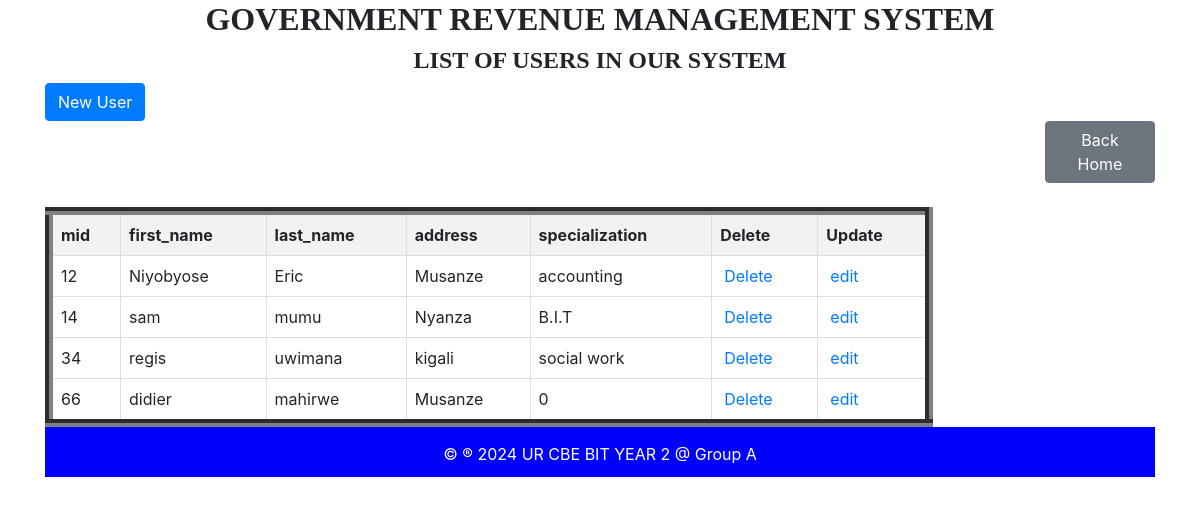
Screenshot of /manager_table.php with the database file from the repository.
### tables this page shows
CREATE TABLE `manager` (
  `mid` int(11) NOT NULL,
  `first_name` varchar(150) NOT NULL,
  `last_name` varchar(150) NOT NULL,
  `address` varchar(100) NOT NULL,
  `specialization` varchar(100) NOT NULL
);

### manager_table.php (the view, shortened to what this page needs)
<!DOCTYPE html>
<html>
<head>
    <link href="https://stackpath.bootstrapcdn.com/bootstrap/4.5.2/css/bootstrap.min.css" rel="stylesheet">
</head>
<body>
    <div class="container">
        <h2 style="text-align: center; font-family: century; font-weight: bold;">GOVERNMENT REVENUE MANAGEMENT SYSTEM</h2>
        <h4 style="text-align: center; font-family: century; font-weight: bold;">LIST OF USERS IN OUR SYSTEM</h4>
        <a href="manager_form.html" class="btn btn-primary" style="margin-top: 0px;">New User</a>
        <a href="home.html" class="btn btn-secondary" style="margin-left: 1000px;">Back Home</a>
        <table class="table table-bordered">
            <thead class="bg-warning">
<?php
$host = "localhost";
$user = "root";
$pass = "";
$database = "revenuemanagementsystem";
$connection = new mysqli($host, $user, $pass, $database);
$sql = "SELECT * FROM manager";
$result = $connection->query($sql);
?>
<!DOCTYPE html>
<html>
<head>
</head>
<body>
    <table border="5">
        <table border="8">
        <tr>
            <th>mid</th>
            <th>first_name</th>
            <th>last_name</th>
            <th>address</th>
            <th>specialization</th>
            <th>Delete</th>
            <th>Update</th>
        </tr>
        <?php
        if ($result->num_rows > 0) {
            while ($row = $result->fetch_assoc()) {
                echo "<tr>
                    <td>" . $row['mid'] . "</td>
                    <td>" . $row['first_name'] . "</td>
                    <td>" . $row['last_name'] . "</td>
                    <td>" . $row['address'] . "</td>
                    <td>" . $row['specialization'] . "</td>
                    <td><a style='padding:4px' href='manager_delete.php?mid={$row['mid']}'>Delete</a></td>
                    <td><a style='padding:4px' href='manager_edit.php?mid={$row['mid']}'>edit</a></td>
                </tr>";
            }
        } else {
            echo "<tr><td colspan='8'>No data found</td></tr>";
        }
        ?>
    </table>
</body>
</html>
<footer>
            <p>&copy &reg 2024 UR CBE BIT YEAR 2 @ Group A</p>
        </center></footer>
    </body>
    </html>

### manager_table.php (style rules this page uses)
table { width: 80%; border-collapse: collapse; }
th, td { border: 1px solid #ddd; padding: 8px; text-align: left; }
th { background-color: #f2f2f2; }
footer { height: 50px; text-align: center; padding: 15px; color: white; background-color: blue; }

### rows the page displays
manager: mid "12", first_name "Niyobyose", last_name "Eric", address "Musanze", specialization "accounting"
manager: mid "14", first_name "sam", last_name "mumu", address "Nyanza", specialization "B.I.T"
manager: mid "34", first_name "regis", last_name "uwimana", address "kigali", specialization "social work"
manager: mid "66", first_name "didier", last_name "mahirwe", address "Musanze", specialization "0"
